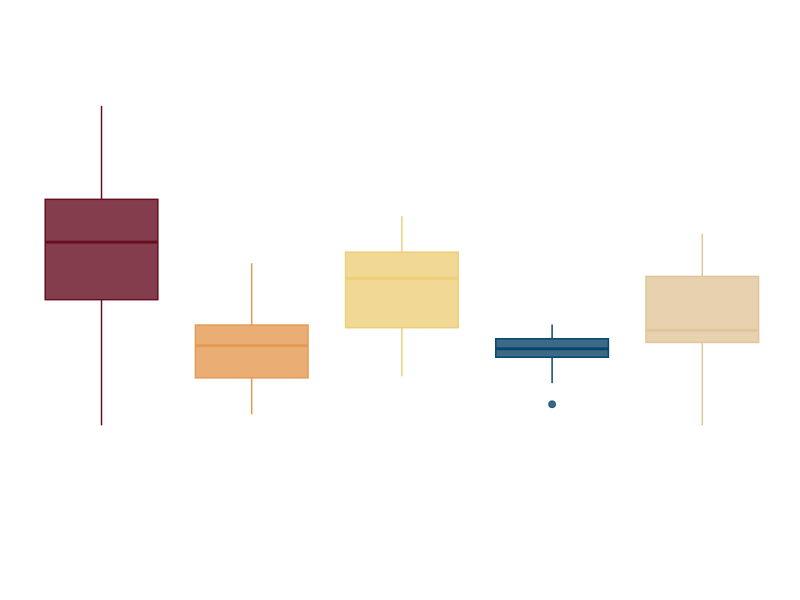

The R source for this figure:
## ---- chunk 1
library(tidyverse)    # untuk manupulasi, merapikan, & visualisasi data
## ---- chunk 2
our_palette <-c('#660d20',
                '#e59a52',
                '#edce79',
                '#094568',
                '#e1c59a')
## ---- chunk 3
set.seed(2000)
df1 = tibble(var = 'A', val = rnorm(n = 25, mean = 5.5, sd = 1.5))
df2 = tibble(var = 'B', val = rnorm(n = 15, mean = 4.5, sd = 1.0))
df3 = tibble(var = 'C', val = rnorm(n = 20, mean = 5.0, sd = 1.0))
df4 = tibble(var = 'D', val = rnorm(n = 10, mean = 4.0, sd = 0.5))
df5 = tibble(var = 'E', val = rnorm(n = 13, mean = 5.0, sd = 1.5))

df <- rbind(df1, df2, df3, df4, df5) %>%
  mutate(Variable = as_factor(var),
         value = round(val, 2)) %>%
  select(Variable, value)
## ---- chunk 4
box_plot <- df %>%
  ggplot(aes(x = Variable,
             y = value,
             color = Variable,
             fill = Variable)) +
  geom_boxplot(alpha = .8,
               size = .5,
               outlier.size = 2) +
  scale_color_manual(values = our_palette,
                    guide = 'none') +
  scale_fill_manual(values = our_palette,
                    guide = 'none') +
  scale_y_continuous(limits = c(0, 10)) +
  theme_minimal() +
  theme(
    axis.title = element_blank(),
    axis.text = element_blank(),
    axis.line = element_blank(),
    panel.grid.major = element_blank(),
    panel.grid.minor = element_blank(),
    panel.background = element_rect(fill = '#FFFFFF',
                                    color = NA),
    plot.background = element_rect(fill = '#FFFFFF',
                                   color = '#FFFFFF')
  )
## ---- chunk 5
box_plot
